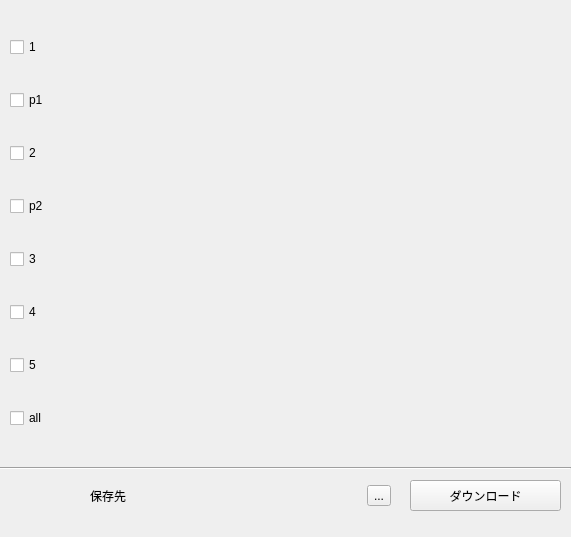
<?xml version="1.0" encoding="UTF-8"?>
<ui version="4.0">
 <class>Form</class>
 <widget class="QWidget" name="Form">
  <property name="geometry">
   <rect>
    <x>0</x>
    <y>0</y>
    <width>571</width>
    <height>537</height>
   </rect>
  </property>
  <property name="windowTitle">
   <string>Form</string>
  </property>
  <widget class="QPushButton" name="download_button">
   <property name="geometry">
    <rect>
     <x>410</x>
     <y>480</y>
     <width>151</width>
     <height>31</height>
    </rect>
   </property>
   <property name="text">
    <string>ダウンロード</string>
   </property>
  </widget>
  <widget class="QWidget" name="horizontalLayoutWidget">
   <property name="geometry">
    <rect>
     <x>90</x>
     <y>480</y>
     <width>301</width>
     <height>31</height>
    </rect>
   </property>
   <layout class="QHBoxLayout" name="horizontalLayout">
    <item>
     <widget class="QLabel" name="label_path">
      <property name="text">
       <string>保存先</string>
      </property>
     </widget>
    </item>
    <item>
     <widget class="QToolButton" name="toolButton">
      <property name="text">
       <string>...</string>
      </property>
     </widget>
    </item>
   </layout>
  </widget>
  <widget class="Line" name="line">
   <property name="geometry">
    <rect>
     <x>0</x>
     <y>460</y>
     <width>571</width>
     <height>16</height>
    </rect>
   </property>
   <property name="orientation">
    <enum>Qt::Horizontal</enum>
   </property>
  </widget>
  <widget class="QWidget" name="verticalLayoutWidget">
   <property name="geometry">
    <rect>
     <x>10</x>
     <y>10</y>
     <width>551</width>
     <height>451</height>
    </rect>
   </property>
   <layout class="QVBoxLayout" name="verticalLayout">
    <item>
     <widget class="QCheckBox" name="check_1">
      <property name="text">
       <string>1</string>
      </property>
     </widget>
    </item>
    <item>
     <widget class="QCheckBox" name="check_p1">
      <property name="text">
       <string>p1</string>
      </property>
     </widget>
    </item>
    <item>
     <widget class="QCheckBox" name="check_2">
      <property name="text">
       <string>2</string>
      </property>
     </widget>
    </item>
    <item>
     <widget class="QCheckBox" name="check_p2">
      <property name="text">
       <string>p2</string>
      </property>
     </widget>
    </item>
    <item>
     <widget class="QCheckBox" name="check_3">
      <property name="text">
       <string>3</string>
      </property>
     </widget>
    </item>
    <item>
     <widget class="QCheckBox" name="check_4">
      <property name="text">
       <string>4</string>
      </property>
     </widget>
    </item>
    <item>
     <widget class="QCheckBox" name="check_5">
      <property name="text">
       <string>5</string>
      </property>
     </widget>
    </item>
    <item>
     <widget class="QCheckBox" name="check_all">
      <property name="text">
       <string>all</string>
      </property>
     </widget>
    </item>
   </layout>
  </widget>
 </widget>
 <resources/>
 <connections>
  <connection>
   <sender>check_1</sender>
   <signal>clicked(bool)</signal>
   <receiver>Form</receiver>
   <slot>on_select_1()</slot>
   <hints>
    <hint type="sourcelabel">
     <x>301</x>
     <y>51</y>
    </hint>
    <hint type="destinationlabel">
     <x>422</x>
     <y>22</y>
    </hint>
   </hints>
  </connection>
  <connection>
   <sender>check_p1</sender>
   <signal>clicked(bool)</signal>
   <receiver>Form</receiver>
   <slot>on_select_p1()</slot>
   <hints>
    <hint type="sourcelabel">
     <x>263</x>
     <y>100</y>
    </hint>
    <hint type="destinationlabel">
     <x>427</x>
     <y>56</y>
    </hint>
   </hints>
  </connection>
  <connection>
   <sender>check_2</sender>
   <signal>clicked(bool)</signal>
   <receiver>Form</receiver>
   <slot>on_select_2()</slot>
   <hints>
    <hint type="sourcelabel">
     <x>215</x>
     <y>159</y>
    </hint>
    <hint type="destinationlabel">
     <x>426</x>
     <y>91</y>
    </hint>
   </hints>
  </connection>
  <connection>
   <sender>check_p2</sender>
   <signal>clicked(bool)</signal>
   <receiver>Form</receiver>
   <slot>on_select_p2()</slot>
   <hints>
    <hint type="sourcelabel">
     <x>204</x>
     <y>210</y>
    </hint>
    <hint type="destinationlabel">
     <x>427</x>
     <y>123</y>
    </hint>
   </hints>
  </connection>
  <connection>
   <sender>check_3</sender>
   <signal>clicked(bool)</signal>
   <receiver>Form</receiver>
   <slot>on_select_3()</slot>
   <hints>
    <hint type="sourcelabel">
     <x>234</x>
     <y>265</y>
    </hint>
    <hint type="destinationlabel">
     <x>428</x>
     <y>156</y>
    </hint>
   </hints>
  </connection>
  <connection>
   <sender>check_4</sender>
   <signal>clicked(bool)</signal>
   <receiver>Form</receiver>
   <slot>on_select_4()</slot>
   <hints>
    <hint type="sourcelabel">
     <x>186</x>
     <y>316</y>
    </hint>
    <hint type="destinationlabel">
     <x>428</x>
     <y>188</y>
    </hint>
   </hints>
  </connection>
  <connection>
   <sender>check_5</sender>
   <signal>clicked(bool)</signal>
   <receiver>Form</receiver>
   <slot>on_select_5()</slot>
   <hints>
    <hint type="sourcelabel">
     <x>168</x>
     <y>363</y>
    </hint>
    <hint type="destinationlabel">
     <x>430</x>
     <y>217</y>
    </hint>
   </hints>
  </connection>
  <connection>
   <sender>check_all</sender>
   <signal>clicked(bool)</signal>
   <receiver>Form</receiver>
   <slot>on_select_all()</slot>
   <hints>
    <hint type="sourcelabel">
     <x>155</x>
     <y>409</y>
    </hint>
    <hint type="destinationlabel">
     <x>431</x>
     <y>250</y>
    </hint>
   </hints>
  </connection>
  <connection>
   <sender>download_button</sender>
   <signal>clicked()</signal>
   <receiver>Form</receiver>
   <slot>on_click_download()</slot>
   <hints>
    <hint type="sourcelabel">
     <x>513</x>
     <y>488</y>
    </hint>
    <hint type="destinationlabel">
     <x>570</x>
     <y>290</y>
    </hint>
   </hints>
  </connection>
  <connection>
   <sender>toolButton</sender>
   <signal>clicked()</signal>
   <receiver>Form</receiver>
   <slot>on_click_path_selector()</slot>
   <hints>
    <hint type="sourcelabel">
     <x>384</x>
     <y>494</y>
    </hint>
    <hint type="destinationlabel">
     <x>303</x>
     <y>274</y>
    </hint>
   </hints>
  </connection>
 </connections>
 <slots>
  <slot>on_click_download()</slot>
  <slot>on_click_path_selector()</slot>
  <slot>on_select_1()</slot>
  <slot>on_select_p1()</slot>
  <slot>on_select_2()</slot>
  <slot>on_select_all()</slot>
  <slot>on_select_p2()</slot>
  <slot>on_select_3()</slot>
  <slot>on_select_4()</slot>
  <slot>on_select_5()</slot>
 </slots>
</ui>
